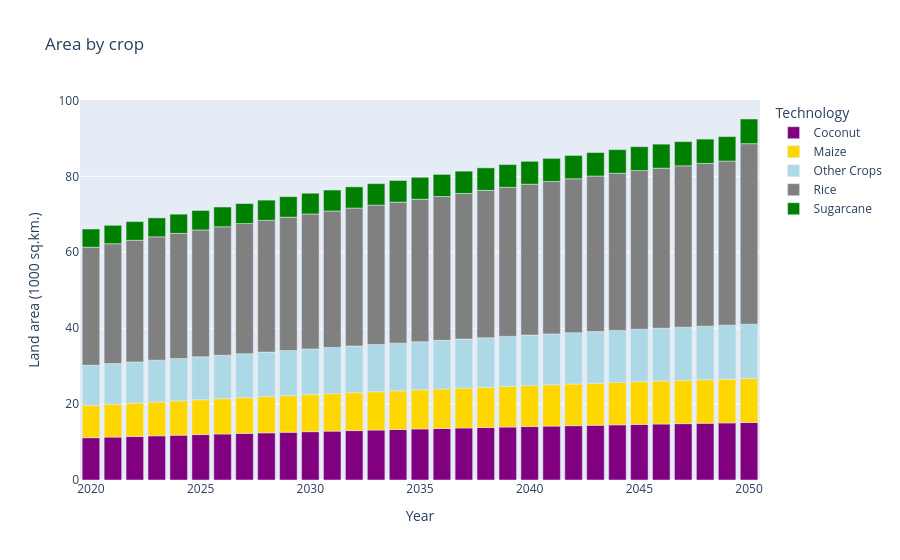

Write notebook code for a chart like this one.
### Markdown cell above
Land

### Code cell
crops_total_df = dfs['TotalAnnualTechnologyActivityByMode'][dfs['TotalAnnualTechnologyActivityByMode'].TECHNOLOGY.str.startswith('LNDAGR')].drop('REGION', axis=1)
#crops_total_df['land_use'] = crops_total_df.m.map(mode_search)

crops_total_df['MODE_OF_OPERATION'] = crops_total_df['MODE_OF_OPERATION'].astype(int)
crops_total_df['crop_combo'] = crops_total_df['MODE_OF_OPERATION'].map(mode_crop_combo)
crops_total_df['land_use'] = crops_total_df['crop_combo'].str[0:3]
crops_total_df.drop(['MODE_OF_OPERATION','crop_combo'], axis=1, inplace=True)

crops_total_df = crops_total_df[crops_total_df['land_use'].str.startswith(tuple(crops))]
crops_total_df = crops_total_df.pivot_table(index='YEAR', 
                                            columns='land_use',
                                            values='VALUE', 
                                            aggfunc='sum').reset_index().fillna(0)
crops_total_df = crops_total_df.reindex(sorted(crops_total_df.columns), axis=1).set_index('YEAR').reset_index().rename(columns=det_col).astype('float64')

if not crops_total_df.empty:
    df_plot(crops_total_df,'Land area (1000 sq.km.)','Area by crop')

### Figure 1 — Plotly figure (JSON) as saved in the notebook; plotly's stock layout.template omitted (floating-point values rounded to 4 significant figures)
{"data": [{"hovertemplate": "Technology=Coconut<br>Year=%{x}<br>Land area (1000 sq.km.)=%{y}<extra></extra>", "legendgroup": "Coconut", "marker": {"color": "purple", "pattern": {"shape": ""}}, "name": "Coconut", "orientation": "v", "showlegend": true, "textposition": "auto", "type": "bar", "x": [2020.0, 2021.0, 2022.0, 2023.0, 2024.0, 2025.0, 2026.0, 2027.0, 2028.0, 2029.0, 2030.0, 2031.0, 2032.0, 2033.0, 2034.0, 2035.0, 2036.0, 2037.0, 2038.0, 2039.0, 2040.0, 2041.0, 2042.0, 2043.0, 2044.0, 2045.0, 2046.0, 2047.0, 2048.0, 2049.0, 2050.0], "xaxis": "x", "y": [11.15, 11.31, 11.48, 11.64, 11.81, 11.97, 12.12, 12.28, 12.43, 12.58, 12.74, 12.88, 13.02, 13.16, 13.3, 13.44, 13.57, 13.7, 13.83, 13.96, 14.08, 14.2, 14.31, 14.43, 14.54, 14.65, 14.75, 14.85, 14.95, 15.05, 15.14], "yaxis": "y"}, {"hovertemplate": "Technology=Maize<br>Year=%{x}<br>Land area (1000 sq.km.)=%{y}<extra></extra>", "legendgroup": "Maize", "marker": {"color": "gold", "pattern": {"shape": ""}}, "name": "Maize", "orientation": "v", "showlegend": true, "textposition": "auto", "type": "bar", "x": [2020.0, 2021.0, 2022.0, 2023.0, 2024.0, 2025.0, 2026.0, 2027.0, 2028.0, 2029.0, 2030.0, 2031.0, 2032.0, 2033.0, 2034.0, 2035.0, 2036.0, 2037.0, 2038.0, 2039.0, 2040.0, 2041.0, 2042.0, 2043.0, 2044.0, 2045.0, 2046.0, 2047.0, 2048.0, 2049.0, 2050.0], "xaxis": "x", "y": [8.546, 8.672, 8.799, 8.925, 9.052, 9.178, 9.296, 9.413, 9.53, 9.648, 9.765, 9.874, 9.982, 10.09, 10.2, 10.31, 10.41, 10.5, 10.6, 10.7, 10.8, 10.89, 10.97, 11.06, 11.15, 11.23, 11.31, 11.38, 11.46, 11.53, 11.61], "yaxis": "y"}, {"hovertemplate": "Technology=Other Crops<br>Year=%{x}<br>Land area (1000 sq.km.)=%{y}<extra></extra>", "legendgroup": "Other Crops", "marker": {"color": "lightblue", "pattern": {"shape": ""}}, "name": "Other Crops", "orientation": "v", "showlegend": true, "textposition": "auto", "type": "bar", "x": [2020.0, 2021.0, 2022.0, 2023.0, 2024.0, 2025.0, 2026.0, 2027.0, 2028.0, 2029.0, 2030.0, 2031.0, 2032.0, 2033.0, 2034.0, 2035.0, 2036.0, 2037.0, 2038.0, 2039.0, 2040.0, 2041.0, 2042.0, 2043.0, 2044.0, 2045.0, 2046.0, 2047.0, 2048.0, 2049.0, 2050.0], "xaxis": "x", "y": [10.52, 10.68, 10.83, 10.99, 11.14, 11.3, 11.44, 11.59, 11.73, 11.88, 12.02, 12.15, 12.29, 12.42, 12.56, 12.69, 12.81, 12.93, 13.05, 13.17, 13.29, 13.4, 13.51, 13.62, 13.72, 13.83, 13.92, 14.01, 14.11, 14.2, 14.29], "yaxis": "y"}, {"hovertemplate": "Technology=Rice<br>Year=%{x}<br>Land area (1000 sq.km.)=%{y}<extra></extra>", "legendgroup": "Rice", "marker": {"color": "grey", "pattern": {"shape": ""}}, "name": "Rice", "orientation": "v", "showlegend": true, "textposition": "auto", "type": "bar", "x": [2020.0, 2021.0, 2022.0, 2023.0, 2024.0, 2025.0, 2026.0, 2027.0, 2028.0, 2029.0, 2030.0, 2031.0, 2032.0, 2033.0, 2034.0, 2035.0, 2036.0, 2037.0, 2038.0, 2039.0, 2040.0, 2041.0, 2042.0, 2043.0, 2044.0, 2045.0, 2046.0, 2047.0, 2048.0, 2049.0, 2050.0], "xaxis": "x", "y": [31.12, 31.58, 32.04, 32.5, 32.96, 33.42, 33.85, 34.28, 34.71, 35.13, 35.56, 35.96, 36.35, 36.75, 37.14, 37.54, 37.89, 38.35, 38.82, 39.28, 39.74, 40.15, 40.56, 40.98, 41.39, 41.8, 42.16, 42.52, 42.88, 43.24, 47.56], "yaxis": "y"}, {"hovertemplate": "Technology=Sugarcane<br>Year=%{x}<br>Land area (1000 sq.km.)=%{y}<extra></extra>", "legendgroup": "Sugarcane", "marker": {"color": "green", "pattern": {"shape": ""}}, "name": "Sugarcane", "orientation": "v", "showlegend": true, "textposition": "auto", "type": "bar", "x": [2020.0, 2021.0, 2022.0, 2023.0, 2024.0, 2025.0, 2026.0, 2027.0, 2028.0, 2029.0, 2030.0, 2031.0, 2032.0, 2033.0, 2034.0, 2035.0, 2036.0, 2037.0, 2038.0, 2039.0, 2040.0, 2041.0, 2042.0, 2043.0, 2044.0, 2045.0, 2046.0, 2047.0, 2048.0, 2049.0, 2050.0], "xaxis": "x", "y": [4.784, 4.855, 4.926, 4.997, 5.067, 5.138, 5.204, 5.27, 5.335, 5.401, 5.467, 5.527, 5.588, 5.649, 5.71, 5.77, 5.825, 5.88, 5.935, 5.99, 6.045, 6.094, 6.143, 6.191, 6.24, 6.289, 6.331, 6.373, 6.415, 6.457, 6.499], "yaxis": "y"}], "layout": {"barmode": "relative", "legend": {"title": {"text": "Technology"}, "tracegroupgap": 0}, "title": {"text": "Area by crop"}, "xaxis": {"anchor": "y", "domain": [0, 1], "title": {"text": "Year"}}, "yaxis": {"anchor": "x", "domain": [0, 1], "title": {"text": "Land area (1000 sq.km.)"}}}}
